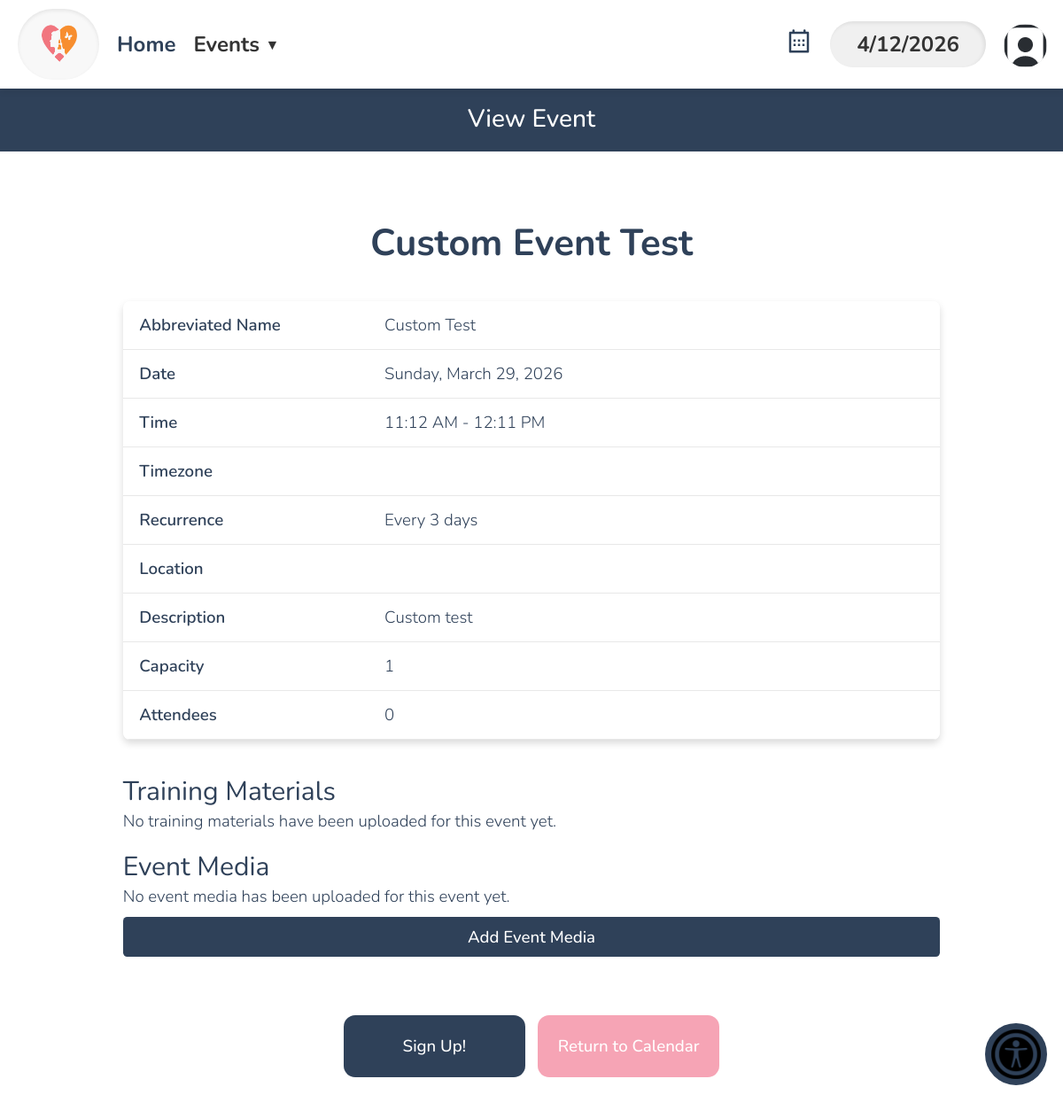
Screenshot of /event.php?id=1678&user_id=guest (signed in) with the database file from the repository.
### tables this page shows
CREATE TABLE `dbpersons` (
  `id` varchar(256) NOT NULL,
  `start_date` text DEFAULT NULL,
  `first_name` text NOT NULL,
  `last_name` text DEFAULT NULL,
  `street_address` text DEFAULT NULL,
  `city` text DEFAULT NULL,
  `state` varchar(2) DEFAULT NULL,
  `zip_code` text DEFAULT NULL,
  `phone1` varchar(12) DEFAULT NULL,
  `over21` enum('true','false') DEFAULT NULL,
  `phone1type` text DEFAULT NULL,
  `emergency_contact_phone` varchar(12) DEFAULT NULL,
  `emergency_contact_phone_type` text DEFAULT NULL,
  `birthday` text DEFAULT NULL,
  `email` text DEFAULT NULL,
  `email_prefs` enum('true','false') DEFAULT NULL,
  `emergency_contact_first_name` text DEFAULT NULL,
  `contact_num` varchar(255) DEFAULT 'n/a',
  `emergency_contact_relation` text DEFAULT NULL,
  `contact_method` text DEFAULT NULL,
  `type` text DEFAULT NULL,
  `status` text DEFAULT NULL,
  `notes` longtext DEFAULT NULL,
  `password` text DEFAULT NULL,
  `affiliation` varchar(100) DEFAULT NULL,
  `branch` varchar(100) DEFAULT NULL,
  `archived` tinyint(1) DEFAULT NULL,
  `emergency_contact_last_name` text DEFAULT NULL,
  `gender` varchar(20) DEFAULT NULL,
  `t_shirt_size` varchar(10) DEFAULT NULL,
  `computer_access` enum('yes','no') DEFAULT NULL,
  `camera_access` enum('yes','no') DEFAULT NULL,
  `transportation_access` enum('yes','no') DEFAULT NULL,
  `skills` text DEFAULT NULL,
  `experience` text DEFAULT NULL,
  `about_consent` enum('yes','no') DEFAULT NULL,
  `total_hours_volunteered` decimal(8,2) DEFAULT 0.00,
  `force_password_change` tinyint(1) DEFAULT 0,
  `profile_pic` varchar(512) DEFAULT 'images/usaicon.png',
  `cpr_training_completion` enum('yes','no') DEFAULT 'no',
  `aed_training_completion` enum('yes','no') DEFAULT 'no',
  `has_disability` enum('yes','no') DEFAULT 'no',
  `disability_specifications` varchar(255) DEFAULT NULL
);

CREATE TABLE `dbevents` (
  `id` int(11) NOT NULL,
  `name` text NOT NULL,
  `abbr_name` text NOT NULL,
  `type` enum('Retreat','Normal') NOT NULL DEFAULT 'Normal',
  `startDate` char(10) NOT NULL,
  `startTime` char(5) NOT NULL,
  `endTime` char(5) NOT NULL,
  `endDate` char(10) NOT NULL,
  `timezone` varchar(50) NOT NULL,
  `description` text NOT NULL,
  `capacity` int(11) NOT NULL,
  `location` text DEFAULT NULL,
  `access` enum('Public','Private') NOT NULL DEFAULT 'Public',
  `completed` enum('Y','N') NOT NULL DEFAULT 'N',
  `board_event` tinyint(1) NOT NULL DEFAULT 0,
  `series_id` varchar(32) DEFAULT NULL,
  `recurrence_interval_days` int(11) NOT NULL
);

### database/dbPersons.php (called while the page is built, shortened)
<?php
    function get_profile_pic($id) {
        $con = connect();
        $id = mysqli_real_escape_string($con, $id);
        $query = "SELECT profile_pic FROM dbpersons WHERE id = '$id'";
        $result = mysqli_query($con, $query);
        $row = mysqli_fetch_assoc($result);
        return !empty($row['profile_pic']) ? $row['profile_pic'] : 'images/usaicon.png';
    }

### database/dbEvents.php (called while the page is built, shortened)
<?php
include_once(dirname(__FILE__).'/../domain/Event.php');
function fetch_event_by_id($id) {
    $connection = connect();
    $id = mysqli_real_escape_string($connection, $id);
    $query = "select * from dbevents where id = '$id'";
    $result = mysqli_query($connection, $query);
    $event = mysqli_fetch_assoc($result);
    if ($event) {
        require_once('include/output.php');
        $event = hsc($event);
        return $event;
    }
    return null;
}
function fetch_num_signups($id) {
    $connection = connect();
    $id = mysqli_real_escape_string($connection, $id);
    $query = "select count(*) as RowCount from dbeventpersons where eventID = '$id'";
    $result = mysqli_query($connection, $query);
    $event = mysqli_fetch_assoc($result);
    if ($event) {
        require_once('include/output.php');
        $event = hsc($event);
        return $event;
    }
    return null;
}

### include/output.php (called while the page is built, shortened)
<?php
    function hsc($input) {
        if (is_array($input)) {
            $arr = [];
            foreach ($input as $key => $value) {
                $arr[$key] = htmlspecialchars($value ?? '', ENT_QUOTES, 'UTF-8');
            }
            return $arr;
        }
        return htmlspecialchars($input ?? '');
    }
    function time24hTo12h($time) {
        $hour = substr($time, 0, 2);
        $minute = substr($time, 3, 2);
        $hour = intval($hour);
        if ($hour < 12) {
            return hsc($hour . ':' . $minute . ' AM');
        } else if ($hour > 12) {
            $hour -= 12;
        }
        return hsc($hour . ':' . $minute . ' PM');
    }

### event.php (the view, shortened to what this page needs)
<?php
include_once('database/dbEvents.php');
require_once('database/dbEventMedia.php');
$event_info = fetch_event_by_id($id);
$event_num_signups = fetch_num_signups($id);
include_once('database/dbPersons.php');
?>
<!DOCTYPE html>
<html>
<head>
    <?php
    require_once('universal.inc');
    require_once('database/dbEvents.php');
    ?>
    <link rel="stylesheet" href="event.css" type="text/css" />
    <link rel="stylesheet" href="https://cdnjs.cloudflare.com/ajax/libs/font-awesome/6.0.0-beta3/css/all.min.css">
</head>
<body>
    <?php require_once('header.php') ?>
    <h1>View Event</h1>
    <main class="event-info">
        <?php
        require_once('include/output.php');
        $event_name = $event_info['name'];
        $event_abbr = $event_info['abbr_name'];
        $event_date = date('l, F j, Y', strtotime($event_info['startDate']));
        $event_timezone = $event_info['timezone'];
        $event_startTime = time24hto12h($event_info['startTime']);
        $event_endTime = time24hto12h($event_info['endTime']);
        $event_description = $event_info['description'];
        $event_capacity = $event_info['capacity'];
        $num_signups = $event_num_signups['RowCount'];
        $recurrence = $event_info['recurrence_interval_days'];
        ?>
        <h2 class="event-head">
            <?php echo htmlspecialchars_decode($event_name); ?>
        </h2>
        <div id="table-wrapper">
            <table>
                <tr>
                    <td class="label">Abbreviated Name</td>
                    <td><?php echo htmlspecialchars_decode($event_abbr); ?></td>
                </tr>
                <tr>
                    <td class="label">Date</td>
                    <td><?php echo $event_date; ?></td>
                </tr>
                <tr>
                    <td class="label">Time</td>
                    <td><?php echo $event_startTime . " - " . $event_endTime; ?></td>
                </tr>
                <tr>
                    <td class="label">Timezone</td>
                    <td><?php echo $event_timezone; ?></td>
                </tr>
                <?php if (isset($event_info['series_id']) && $event_info['series_id'] != NULL): ?>
                    <tr>
                        <td class="label">Recurrence</td>
                        <?php
                        $repeats = "Every " . $recurrence . " days";
                        ?>
                        <td><?php echo $repeats; ?></td>
                    </tr>
                <?php endif ?>
                <tr>
                    <td class="label">Location</td>
                    <td>
                    </td>
                </tr>
                <tr>
                    <td class="label">Description</td>
                    <td>
                        <?php echo wordwrap(htmlspecialchars_decode($event_description), 50, "<br />\n"); ?>
                    </td>
                </tr>
                <tr>
                    <td class="label">Capacity</td>
                    <td id="description-cell"><?php echo $event_capacity; ?></td>
                </tr>
                <tr>
                    <td class="label">Attendees</td>
                    <td id="description-cell"><?php echo $num_signups; ?></td>
                </tr>
            </table>
        </div>
        <section class="event-training-materials">
            <h2>Training Materials</h2>
            <?php if (empty($trainingMaterials)): ?>
                <p>No training materials have been uploaded for this event yet.</p>
            <?php endif; ?>
        </section>
        <section class="event-media">
            <h2>Event Media</h2>
            <?php if (empty($event_media)): ?>
                <p>No event media has been uploaded for this event yet.</p>
            <?php endif; ?>
                <p>
                    <a href="addEventMedia.php?eventID=<?= urlencode($id) ?>" class="button signup">
                        Add Event Media
                    </a>
                </p>
        </section>
        <div class="action-buttons">
            <form action="eventSignUp.php" method="get">
                <button type="submit" class="button primary">Sign Up!</button>
            </form>
            <a href="calendar.php?month=<?= substr($event_info['startDate'], 0, 7) ?>" class="button cancel">Return to Calendar</a>
        </div>
    </main>
</body>
</html>

### partials/nav_volunteer.php (shortened to what this page needs)
<div class="navbar">
    <div class="left-section">
        <div class="logo-container">
            <a href="index.php"><img src="images/cropped-logo.png" alt="Logo"></a>
        </div>
        <div class="nav-links">
            <div class="nav-item"><a href="index.php">Home</a></div>
            <div class="nav-item">Events <span class="dropdown-arrow">&#9660</span>
            </div>
        </div>
    </div>
    <div class="right-section">
        <a href="calendar.php">
            <div class="icon-butt">
            </div>
        </a>
        <div class="date-box"></div>
        <div class="nav-links">
            <div class="nav-item" style="outline:none;">
                <div class="icon">
                    <img src="<?= $_pfp_escaped ?>" alt="User Icon" class="icon-img in-nav-img" style="width:49px; height:49px; min-width:49px; min-height:49px; max-width:49px; max-height:49px; object-fit:cover; border-radius:50%;">
                </div>
            </div>
        </div>
    </div>
    </div>

### css/base.css (style rules this page uses)
html, body, header, main, footer, div, span, p, h1, h2, h3, h4, h5, h6, ul, ol, li, input, select, textarea, form, section, label, table, td, tr, th, form, fieldset, em, button, a { padding: 0; margin: 0; font-size: inherit; font-family: inherit; font-weight: inherit; text-decoration: none; font-style: normal; box-sizing: border-box; text-align: left; list-style-type: none; border-spacing: 0; }
:root { --page-background-color: #ffffff; --page-font-color: var(--main-color); --inactive-font-color: #666666; --inactive-background-color: #fafafa; --standout-background: #f8f4ef; --happy-toast-background-color: var(--main-color); --happy-toast-font-color: white; --info-toast-background-color: var(--main-color); --info-toast-font-color: white; --error-toast-background-color: #701a1a; --error-toast-font-color: white; --shadow-and-border-color: #e8e8e8; --main-color: #2f4159; --accent-color: #f5c16e; --secondary-accent-color: #f6a4b5; --wv-accent-color: #f5c16e; --wv-accent-foreground: #f6a4b5; --wv-bg-light: #ffffff; --wv-text-dark: #111111; --wv-muted-text: #6b6b6b; --calendar-event-color: #999; --calendar-event-color-hover: #777777; --calendar-today-border: 2px solid var(--secondary-accent-color); --button-font-color: rgb(255, 255, 255); --button-padding: 0.5rem 1.5rem; --button-border-radius: 0.25rem; --standard-border: 1px solid #333333; --light-border: 1px solid var(--shadow-and-border-color); --text-field-border: 2px solid #e8e8e8; --cancel-button-background-color: var(--secondary-accent-color); --error-color: red; font-size: 18px; font-family: Montserrat; font-weight: 300; }
body { background-color: var(--page-background-color); color: var(--main-color); font-family: Montserrat; }
header ul > li, header span { font-size: 0.75rem; list-style-type: none; }
a { color: var(--main-color); }
main:not(.login):not(.calendar-view):not(.dashboard) { padding: 1rem; }
input[type=submit], button, .button, a.button-signup { color: var(--button-font-color); background-color: var(--main-color); padding: var(--button-padding); border: none; border-radius: var(--button-border-radius); font-weight: 500; width: 100%; transition: background-color .3s; cursor: pointer; text-align: center; margin: 10px 0px; }
h1 { font-size: 1.5rem !important; font-weight: 500 !important; margin-bottom: 2rem; background-color: var(--main-color); color: var(--page-background-color); width: 100%; text-align: center; padding: 1rem; }
h2 { font-size: 1.5rem; font-weight: 500; }
.button { display: inline-block; }
button.cancel, a.cancel { background-color: var(--cancel-button-background-color); color: white; }
.navbar { width: 100%; height: 95px; position: fixed; top: 0; left: 0; background: #ffffff; box-shadow: 0px 2px 8px rgba(0, 0, 0, 0.1); display: flex; align-items: center; padding: 0 20px; z-index: 1000; }
.left-section { display: flex; align-items: center; gap: 30px; }
.logo-container { background: #f8f8f8; padding: 10px 20px; border-radius: 50px; box-shadow: 0px 2px 4px rgba(0, 0, 0, 0.08) inset; }
.logo-container img { width: 128px; height: 52px; display: block; }
.nav-links { display: flex; gap: 20px; }
.nav-links div { font-size: 24px; font-weight: 700; color: black; cursor: pointer; }
.right-section { margin-left: auto; display: flex; align-items: center; gap: 20px; }
.date-box { background: #f0f0f0; padding: 10px 30px; border-radius: 50px; box-shadow: -2px 2px 4px rgba(0, 0, 0, 0.08) inset; color: #333333; font-size: 24px; font-weight: 700; text-align: center; }
.icon { width: 47px; height: 47px; border-radius: 50%; }

### rows the page displays
dbpersons: profile_pic (picture)
dbevents: name "Custom Event Test", abbr_name "Custom Test", startDate "Sunday, March 29, 2026", startTime "11:12 AM", endTime "12:11 PM", recurrence_interval_days "Every 3 days", description "Custom test", capacity "1"

### other values shown
$num_signups "0"
